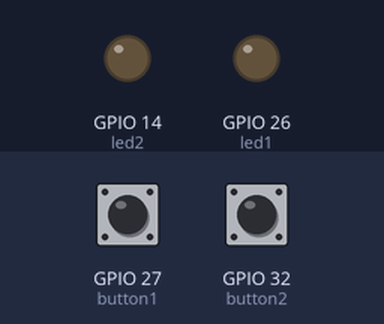
Simulated run of this program. Board: ESP32. On the bench: output pins drawn as LEDs (lit = HIGH). The test bench sets the inputs (shaded band); at power-on: GPIO 27 (button1) HIGH, GPIO 32 (button2) HIGH.

Above: at 1.2 s.
1.3 s: GPIO 27 (button1) pulled LOW for 0.15 s
At 2.6 s:
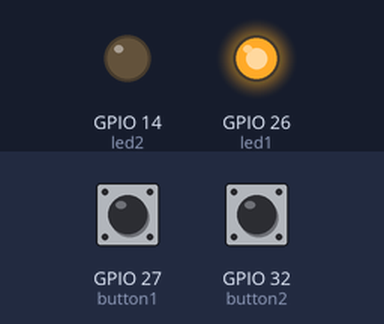
2.9 s: GPIO 32 (button2) pulled LOW for 0.15 s
At 3.2 s:
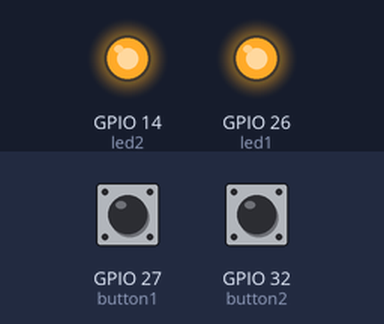
Timing chart, 0 to 5.9 s (numbered marks = the images above; inputs shaded):
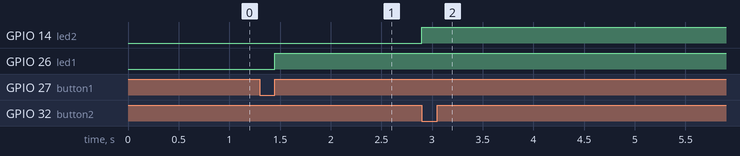

Measured:
- after the input at 1.3 s, GPIO 26 (led1): LOW → HIGH after 0.15 s
- after the input at 2.9 s, GPIO 14 (led2): LOW → HIGH at once

The program:

main.cpp
```cpp
#include <Arduino.h>

#define button1 27  // First button pin
#define button2 32  // Second button pin
#define led1 26     // First LED pin
#define led2 14     // Second LED pin

// Interrupt handler for button 1
void IRAM_ATTR detectPush1() {
  digitalWrite(led1, HIGH);
}

// Interrupt handler for button 2
void IRAM_ATTR detectPush2() {
  digitalWrite(led2, HIGH);
}

void setup() {
  Serial.begin(115200);

  pinMode(button1, INPUT_PULLUP);
  pinMode(button2, INPUT_PULLUP);
  pinMode(led1, OUTPUT);
  pinMode(led2, OUTPUT);
  digitalWrite(led1, LOW);
  digitalWrite(led2, LOW);

  // Attach interrupt for button 1 (RISING edge)
  attachInterrupt(digitalPinToInterrupt(button1), detectPush1, RISING);

  // Attach interrupt for button 2 (FALLING edge)
  attachInterrupt(digitalPinToInterrupt(button2), detectPush2, FALLING);
}

void loop() {
  // Your loop code here (can be empty or contain other logic)
}
```
